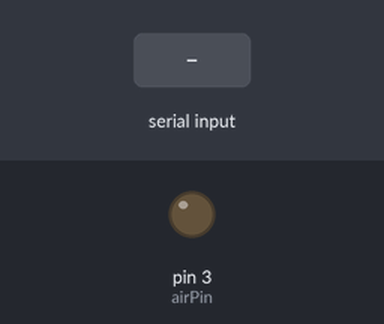
A sketch run on a simulated Arduino Uno, built with avr-gcc and run on an emulated ATmega328P. Parts: output pins drawn as LEDs (lit = HIGH). Inputs (shaded band) come from the test bench.

Above: at 1.2 s.
1.3 s: "P" received over Serial
At 2.1 s:
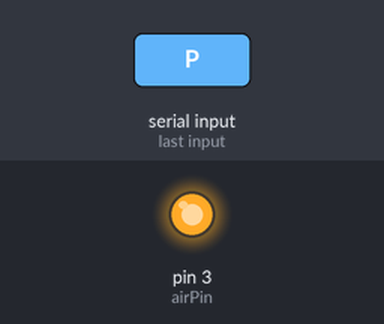
Timing chart, 0 to 4.3 s (numbered marks = the images above; inputs shaded):
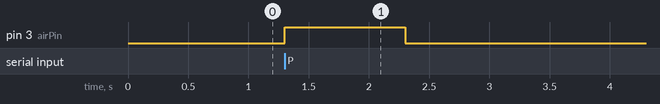

Measured:
- after the input at 1.3 s, pin 3 (airPin): LOW → HIGH at once, → LOW 1.0 s later

The sketch:

airTest_newRig.ino
```cpp
// Define the pin for the air output
const int airPin = 3;

// Define the pulse duration in milliseconds
const int airDur = 1000; // Adjust the duration as needed

void setup() {
  // Set the air pin as an output
  pinMode(airPin, OUTPUT);

  // Initialize serial communication at 9600 bits per second
  Serial.begin(9600);
}

void loop() {
  // Check if data is available to read from the serial port
  if (Serial.available() > 0) {
    // Read the incoming byte
    char incomingByte = Serial.read();

    // Check if the incoming byte is 'P'
    if (incomingByte == 'P') {
      // Generate a 5V pulse through the air pin
      digitalWrite(airPin, HIGH); // Set the air pin high
      delay(airDur);              // Wait for the specified duration
      digitalWrite(airPin, LOW);  // Set the air pin low
    }
  }
}
```
